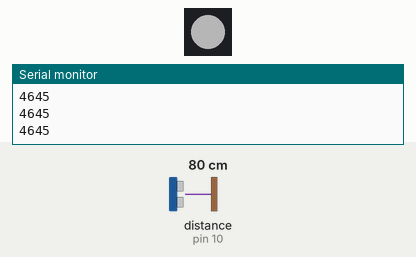
Recording of a sketch running on a simulated Arduino Uno, built with avr-gcc and run on an emulated ATmega328P. On the bench: 1 RGB LEDs in strip order, left to right, the last lines printed to the serial monitor. Wiring (inferred from the names in the program): ultrasonic range finder: trigger pin 9; echo pin 10. The test bench sets the inputs (shaded band); at power-on: distance to the obstacle (sensor on pin 10) 80 cm. The echo pulse lasts 58.3 µs per cm; dim RGB values are drawn brighter than linear.

Above: at 1.2 s.
1.3 s: distance to the obstacle (sensor on pin 10) set to 2 cm
At 2.3 s:
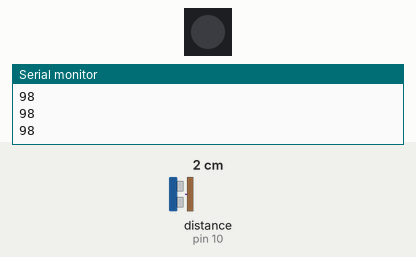
3.2 s: distance to the obstacle (sensor on pin 10) set to 18 cm
At 4.3 s:
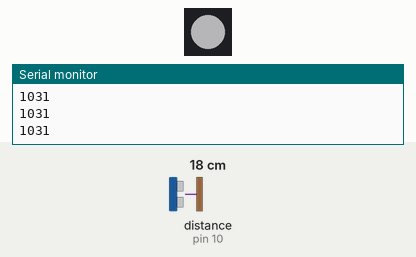
5.1 s: distance to the obstacle (sensor on pin 10) set to 4 cm
At 5.7 s:
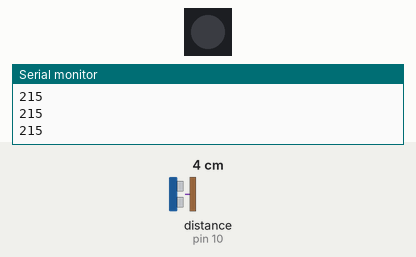
6.9 s: distance to the obstacle (sensor on pin 10) set to 35 cm
At 8.1 s:
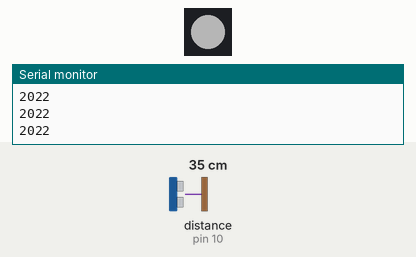
Timing chart, 0 to 9.9 s (numbered marks = the images above; inputs shaded):
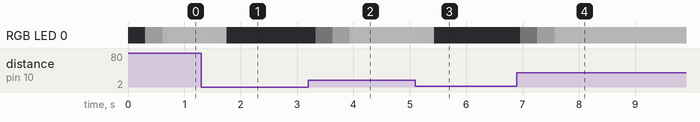

Measured:
- after the input at 1.3 s, RGB LED 0: RGB(65, 65, 65) → RGB(64, 64, 64) after 0.18 s, → off 0.27 s later
- after the input at 3.2 s, RGB LED 0: off → RGB(1, 1, 1) after 0.13 s, → RGB(31, 31, 31) 0.31 s later, → RGB(61, 61, 61) 0.31 s later, → RGB(65, 65, 65) 0.05 s later
- after the input at 5.1 s, RGB LED 0: RGB(65, 65, 65) → RGB(64, 64, 64) after 0.06 s, → off 0.27 s later
- after the input at 6.9 s, RGB LED 0: off → RGB(1, 1, 1) after 0.06 s, → RGB(31, 31, 31) 0.31 s later, → RGB(61, 61, 61) 0.31 s later, → RGB(65, 65, 65) 0.05 s later

The sketch:

Distance_LED.ino
```cpp
#include <QueueArray.h>
#include "FastLED.h"

struct RGB_set {         // structs to store the RGB and HSV values:
  unsigned char r;
  unsigned char g;
  unsigned char b;
} RGB_set;

struct HSV_set {
  signed int h;
  unsigned char s;
  unsigned char v;
} HSV_set;

#define NUM_LEDS 1       // Since the LEDs in my RGB LED strip are NOT individually addressable, and
                         // are being controlled with a P9813 based module, there is only '1' LED
#define DATA_PIN 5       // Clock and data pins for LED data
#define CLOCK_PIN 4
CRGB leds[NUM_LEDS];                // Define LED object

const int trigPin = 9;
const int echoPin = 10;
bool isTurnedOn = false;
int maxValue = 65;
QueueArray <long> values;
long sum = 0;
void setup() {
  pinMode(trigPin, OUTPUT);
  pinMode(echoPin, INPUT);
  LEDS.addLeds<P9813, DATA_PIN, CLOCK_PIN>(leds, NUM_LEDS);  // initialize LED control object
  Serial.begin(9600);
}
void loop() {
  long distance = MeasureDistance();
  // Prints the distance on the Serial Monitor
  values.enqueue(distance);
  sum += distance;
  if (values.count() > 30 ) {
    long value = values.dequeue();
    sum -= value;
  }

  long average = sum / 30;
  Serial.println(average);

  if (average > 800) {
    FadeIn();
    isTurnedOn = true;
  } else {
    FadeOut();
    isTurnedOn = false;
  }
}

void FadeIn() {
  if (isTurnedOn) {
    return;
  }
  Serial.println("ON");
  for(int i = 1; i <= maxValue; i++) {
    leds[0].setRGB(i, i, i);
    FastLED.show();
    delay(10);
  }
}


void FadeOut() {
  if (!isTurnedOn) {
    return;
  }
  Serial.println("OFF");

  for(int i = maxValue; i >= 0; i--) {
    leds[0].setRGB(i, i, i);
    FastLED.show();
    delay(4);
  }
}

long MeasureDistance() {
  digitalWrite(trigPin, LOW);
  delayMicroseconds(2);
  digitalWrite(trigPin, HIGH);
  delayMicroseconds(10);
  digitalWrite(trigPin, LOW);
  long duration = pulseIn(echoPin, HIGH);

  return duration;
}
```
